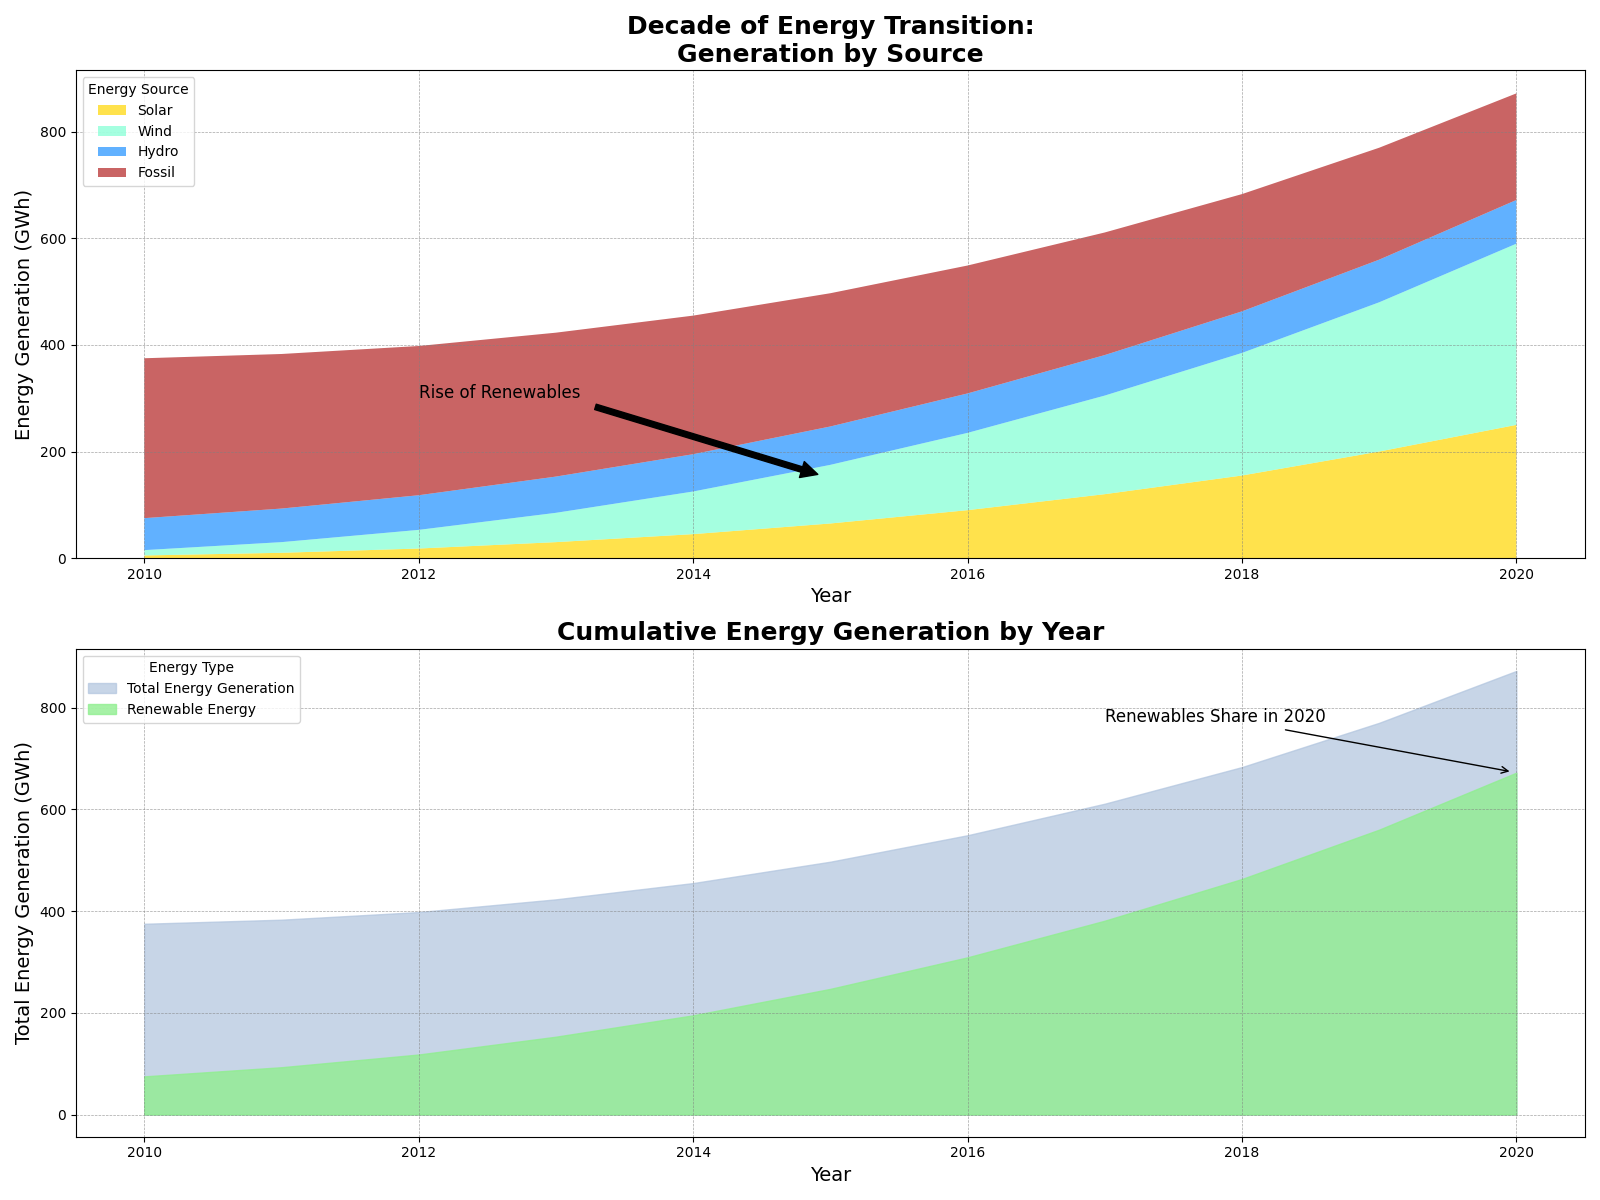

Write Python code to recreate this figure.
import matplotlib.pyplot as plt
import numpy as np

# Backstory:
# The chart illustrates the energy generation by different sources over a decade, showcasing the transition
# towards renewable energy. This depicts the contribution of solar, wind, hydro, and fossil fuels in Gigawatt-hours (GWh).

# Data: Energy generation by different sources from 2010 to 2020
years = np.arange(2010, 2021)
solar = np.array([5, 10, 18, 30, 45, 65, 90, 120, 155, 200, 250])
wind = np.array([10, 20, 35, 55, 80, 110, 145, 185, 230, 280, 340])
hydro = np.array([60, 63, 65, 68, 70, 72, 74, 76, 78, 80, 82])
fossil = np.array([300, 290, 280, 270, 260, 250, 240, 230, 220, 210, 200])

# Cumulatively stack data
renewable = solar + wind + hydro
total = renewable + fossil

# Create the figure and axes for subplots
fig, (ax1, ax2) = plt.subplots(nrows=2, figsize=(16, 12))

# Plot area chart for energy sources over the years
ax1.stackplot(years, solar, wind, hydro, fossil, labels=['Solar', 'Wind', 'Hydro', 'Fossil'],
              colors=['#FFD700', '#7FFFD4', '#1E90FF', '#B22222'], alpha=0.7)
ax1.set_xlabel('Year', fontsize=14)
ax1.set_ylabel('Energy Generation (GWh)', fontsize=14)
ax1.set_title('Decade of Energy Transition:\nGeneration by Source', fontsize=18, fontweight='bold')
ax1.legend(loc='upper left', title='Energy Source')
ax1.grid(visible=True, which='major', linestyle='--', linewidth=0.5, color='grey', alpha=0.7)
ax1.annotate('Rise of Renewables', xy=(2015, 150), xytext=(2012, 300),
             arrowprops=dict(facecolor='black', shrink=0.05), fontsize=12)

# Plot area chart for cumulative energy generation (total) and renewable contribution
ax2.fill_between(years, 0, total, label='Total Energy Generation', color='lightsteelblue', alpha=0.7)
ax2.fill_between(years, 0, renewable, label='Renewable Energy', color='lightgreen', alpha=0.8)
ax2.set_xlabel('Year', fontsize=14)
ax2.set_ylabel('Total Energy Generation (GWh)', fontsize=14)
ax2.set_title('Cumulative Energy Generation by Year', fontsize=18, fontweight='bold')
ax2.legend(loc='upper left', title='Energy Type')
ax2.grid(visible=True, which='major', linestyle='--', linewidth=0.5, color='grey', alpha=0.7)
ax2.annotate('Renewables Share in 2020',
             xy=(2020, renewable[-1]), xytext=(2017, renewable[-1] + 100),
             arrowprops=dict(arrowstyle='->', connectionstyle="arc3", facecolor='black', shrinkA=5, shrinkB=5),
             fontsize=12)

# Automatically adjust layout
plt.tight_layout()

# Show the plot
plt.show()
